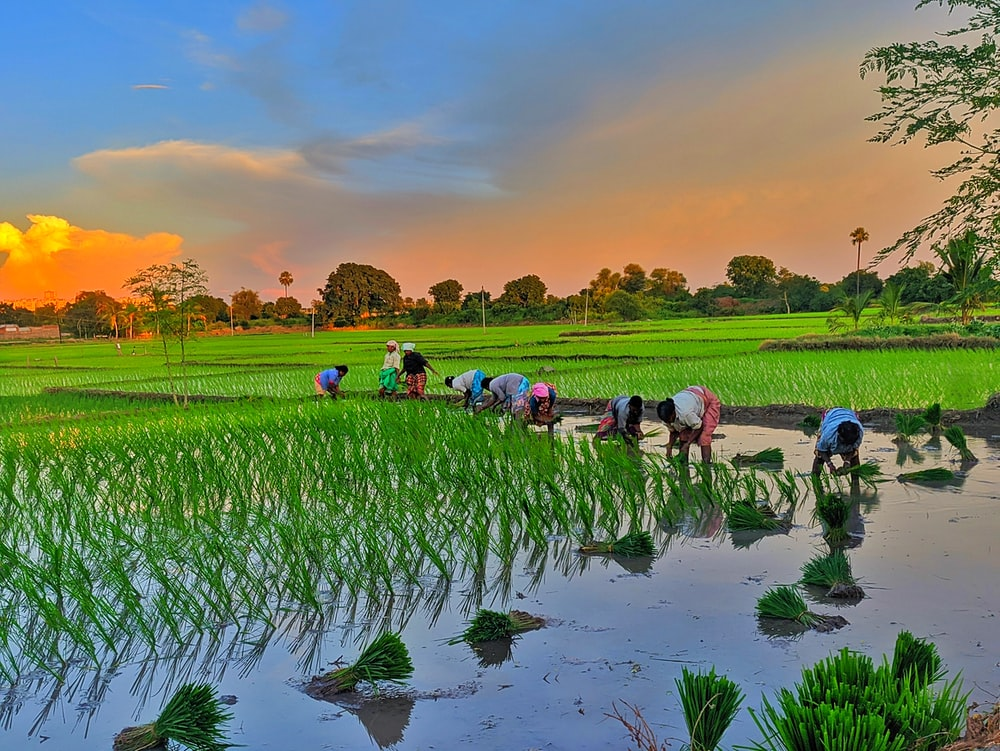
#> input picture SrcImage/paddy.jpeg, 1000 x 751 px
$ jupyter execute 1_c_practice.ipynb
#> lines starting #> are read from the running program, lines starting #| are printed output that depends on the picture; after the words box and inside, x2 and y2 are one past the last pixel; in counts of white or black regions, pixels touching at a corner belong together
[cell 1]
import matplotlib.pyplot as plt
import cv2
import numpy as np

[cell 2]
img_path = "../SrcImage/paddy.jpeg"
img_bgr = cv2.imread(img_path)
#> img_bgr is the input picture: shape (751, 1000, 3); mean B, G, R 101.8, 127, 112.2
img_bgr = cv2.resize(img_bgr, (512, 512))
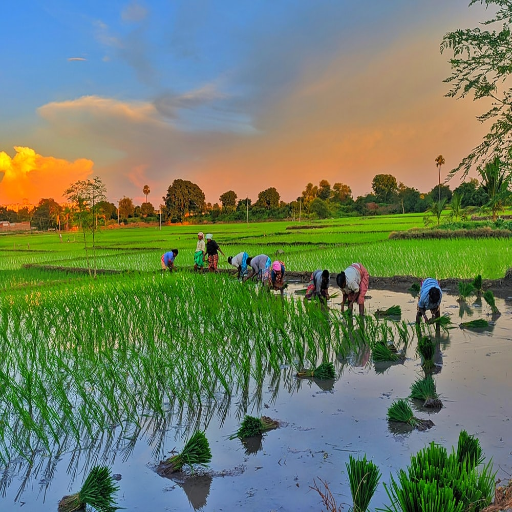
#> img_bgr: shape (512, 512, 3); mean B, G, R 101.7, 126.9, 112.1
img_rgb = cv2.cvtColor(img_bgr, cv2.COLOR_BGR2RGB)
img_gray = cv2.cvtColor(img_bgr, cv2.COLOR_BGR2GRAY)
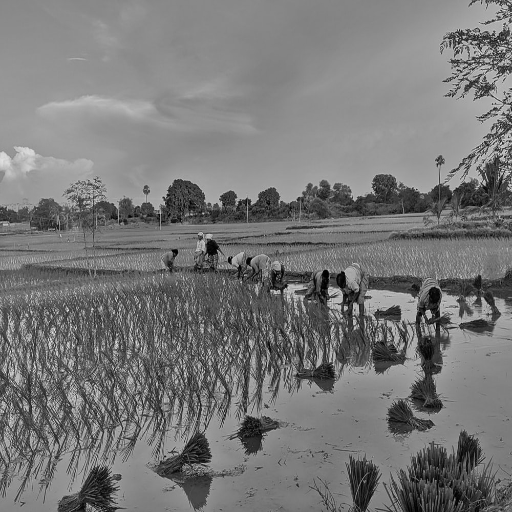
#> img_gray: shape (512, 512); min 0, max 243, mean 119.6

plt.imshow(img_rgb)

[cell 3]
def generate_histogram(sample_img):
    histogram = np.zeros(256)
    height, width = sample_img.shape
#> height = 512; width = 512
    for r in range(height):
        for c in range(width):
            histogram[sample_img[r,c]] += 1
    return histogram

[cell 4]
plt.figure(figsize=(8, 8))
gray_level_counts = generate_histogram(img_gray)
#> gray_level_counts = 256 values, max 5351 at index 137, min 0 at index 233, mean 1024
plt.subplot(2, 2, 1)
plt.title(f"Original Image Histogram")
plt.bar(range(256), gray_level_counts, width=1.0)
plt.subplot(2, 2, 2)
plt.title(f"Original Image")
plt.imshow(img_gray, cmap="gray")

threshold_value = 115

segmented_gray_img = np.where(img_gray >= threshold_value, 255, 0)
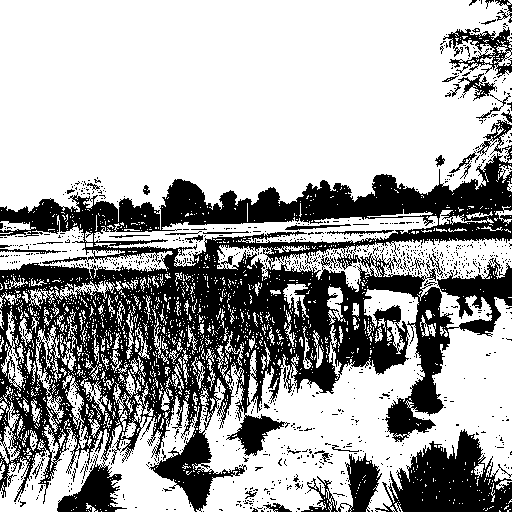
#> segmented_gray_img: shape (512, 512) int64; 65.9% white; 1080 black regions (1042 under 20 px), largest, box (x1, y1, x2, y2) and area: (0, 120, 512, 512) 75214, (375, 429, 512, 512) 6166, (301, 453, 382, 512) 1685
segmented_gray_level_counts = generate_histogram(segmented_gray_img)
#> segmented_gray_level_counts = 256 values, max 172672 at index 255, min 0 at index 1, mean 1024
plt.subplot(2, 2, 3)
plt.title(f"Segmented Image Histogram")
plt.bar(range(256), segmented_gray_level_counts, width=1.0)
plt.subplot(2, 2, 4)
plt.title(f"Segmented Image")
plt.imshow(segmented_gray_img, cmap="gray")
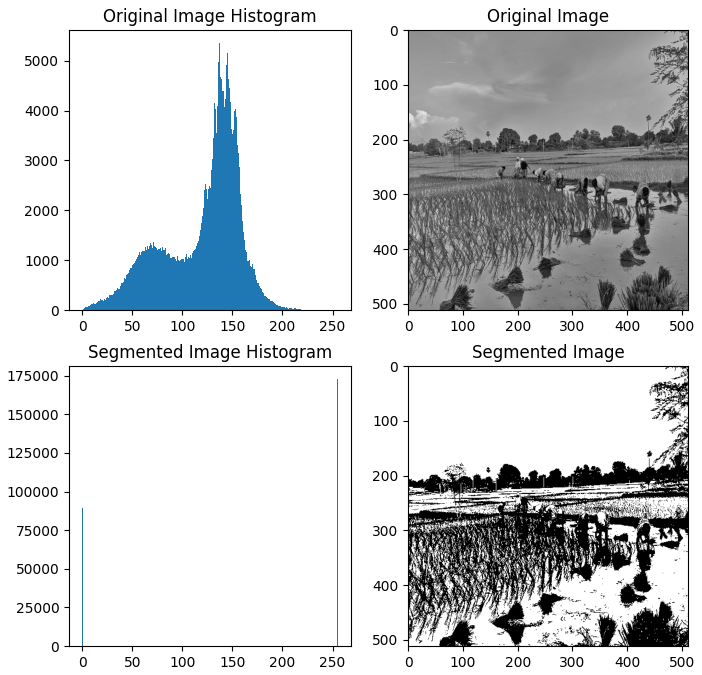
#> figure drawn by matplotlib, 4 panels; panel 1: tallest bar 5351 high, from x = 136.5 to 137.5; panel 3: tallest bar 172672 high, from x = 254.5 to 255.5

$ run again, with SrcImage/Skull.jpeg copied over SrcImage/paddy.jpeg
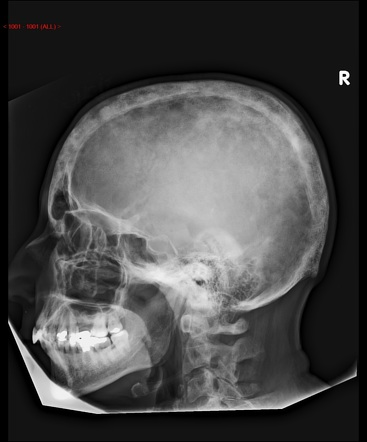
#> input picture SrcImage/Skull.jpeg, 367 x 442 px
#> img_bgr is the input picture: shape (442, 367, 3); mean B, G, R 72.5, 72.5, 72.6
#> img_bgr: shape (512, 512, 3)
#> gray_level_counts = 256 values, max 57931 at index 19, min 2 at index 249, mean 1024
#> `segmented_gray_img = np.where(img_gray >= threshold_value, 255, 0)`:
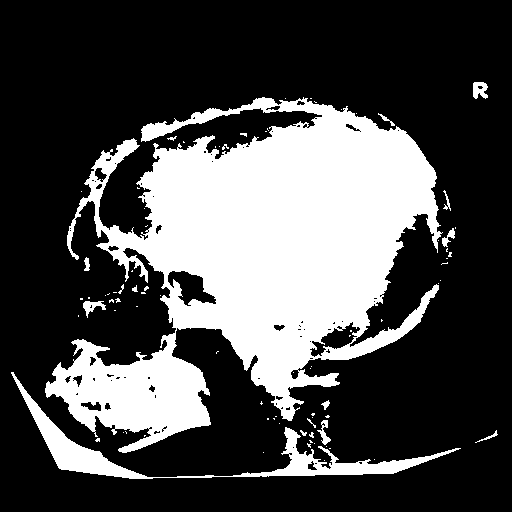
#> segmented_gray_img: shape (512, 512) int64; 29.5% white; 82 white regions (65 under 20 px), largest, box (x1, y1, x2, y2) and area: (45, 97, 443, 453) 70636, (11, 372, 461, 479) 5296, (473, 82, 488, 99) 190
#> segmented_gray_level_counts = 256 values, max 184934 at index 0, min 0 at index 1, mean 1024
#> `[cell 4] plt.figure(figsize=(8, 8)) gray_level_counts = generate_histo..`:
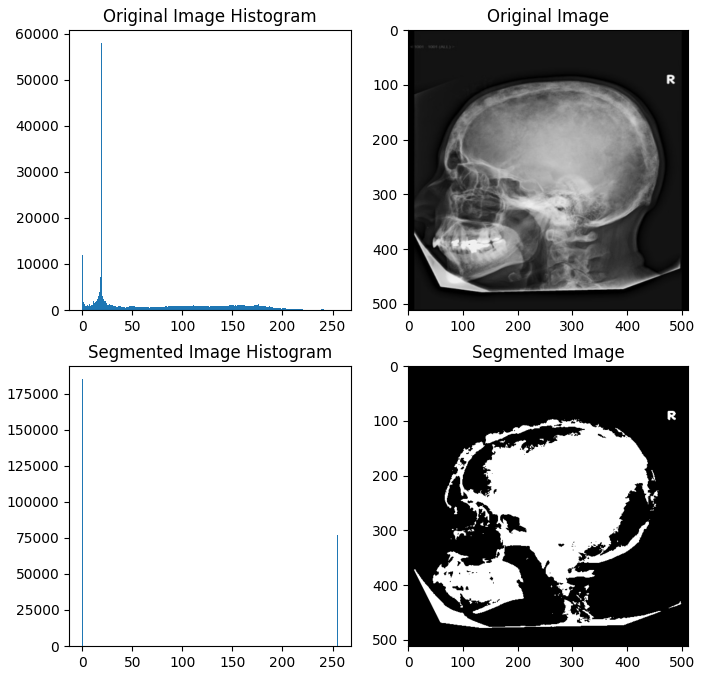
#> figure drawn by matplotlib, 4 panels; panel 1: tallest bar 57931 high, from x = 18.5 to 19.5; panel 3: tallest bar 184934 high, from x = -0.5 to 0.5

$ run again, with SrcImage/tiger.jpeg copied over SrcImage/paddy.jpeg
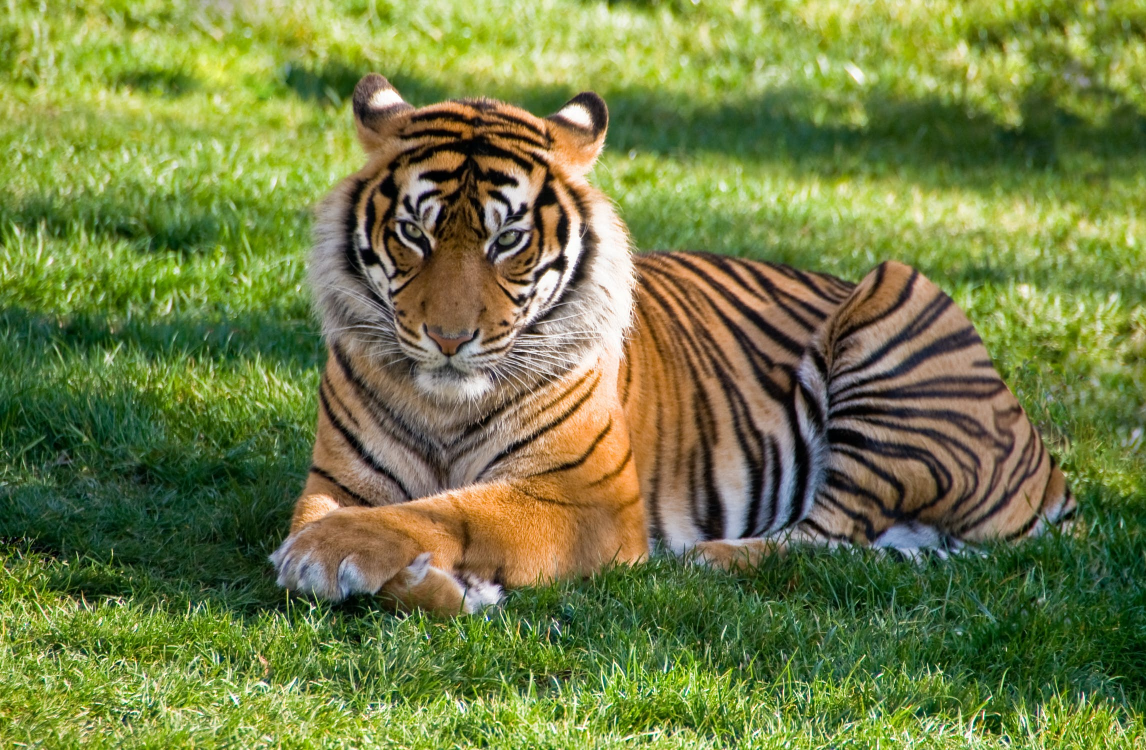
#> input picture SrcImage/tiger.jpeg, 2292 x 1500 px (shown at 1/2 size)
#> img_bgr is the input picture: shape (1500, 2292, 3); mean B, G, R 67.9, 126.5, 114.6
#> img_bgr: shape (512, 512, 3)
#> gray_level_counts = 256 values, max 1713 at index 151, min 0 at index 255, mean 1024
#> `segmented_gray_img = np.where(img_gray >= threshold_value, 255, 0)`:
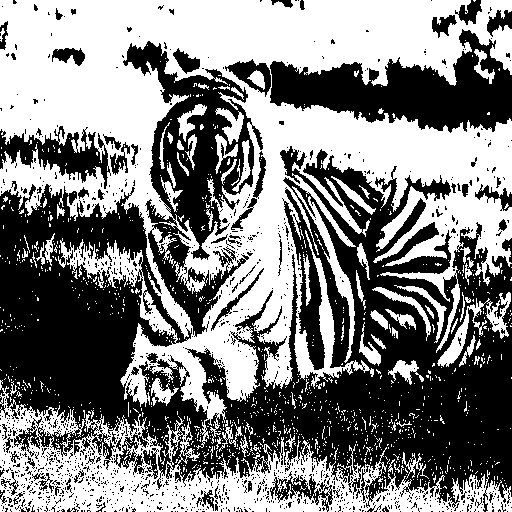
#> segmented_gray_img: shape (512, 512) int64; 50.8% white; 1263 black regions (1188 under 20 px), largest, box (x1, y1, x2, y2) and area: (0, 146, 512, 512) 88094, (123, 41, 263, 337) 14431, (270, 29, 512, 133) 12415
#> segmented_gray_level_counts = 256 values, max 133082 at index 255, min 0 at index 1, mean 1024
#> `[cell 4] plt.figure(figsize=(8, 8)) gray_level_counts = generate_histo..`:
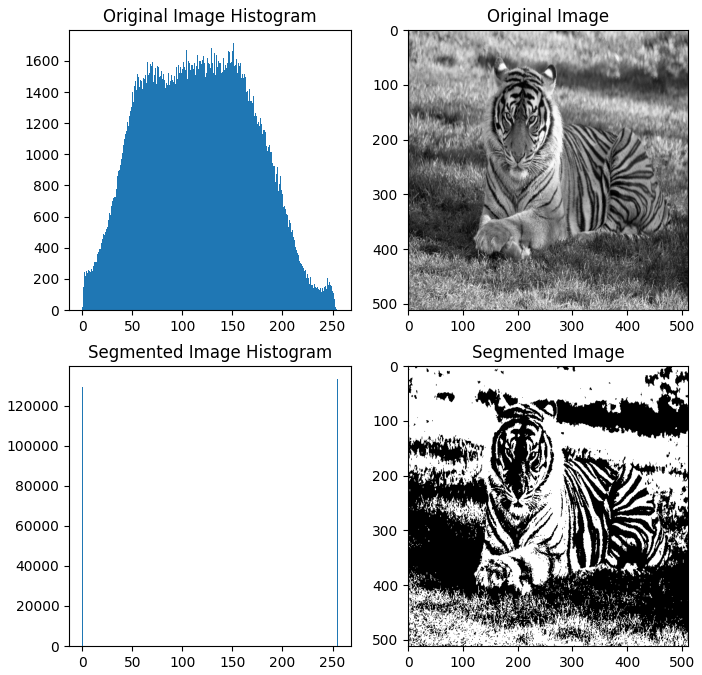
#> figure drawn by matplotlib, 4 panels; panel 1: tallest bar 1713 high, from x = 150.5 to 151.5; panel 3: tallest bar 133082 high, from x = 254.5 to 255.5
